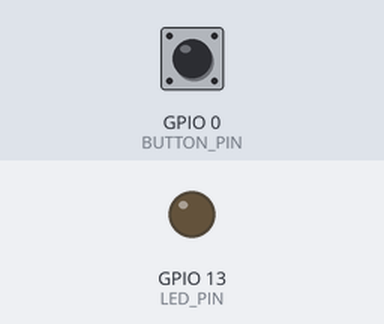
Simulated run of this sketch. Board: ESP32-S2. Shown: output pins drawn as LEDs (lit = HIGH). The inputs (shaded band) are chosen by the test bench; at power-on: GPIO 0 (BUTTON_PIN) HIGH. WiFi joins after 1.5 s; servers stay silent unless stated; uploads are accepted with an empty reply; what the sketch prints to the serial monitor is not drawn.

Above: at 2.7 s.
2.8 s: GPIO 0 (BUTTON_PIN) pulled LOW for 0.15 s
At 3.9 s:
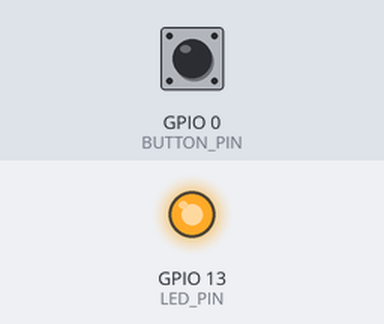
5.7 s: GPIO 0 (BUTTON_PIN) pulled LOW for 1 s
At 8.5 s:
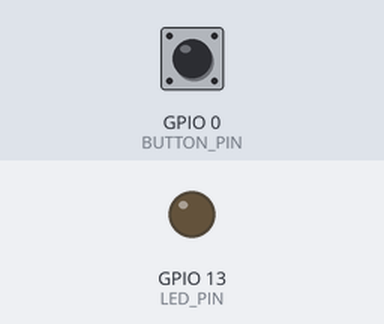
9.4 s: GPIO 0 (BUTTON_PIN) pulled LOW for 3.2 s
At 13.3 s:
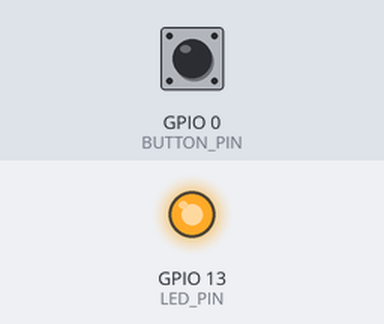
Timing chart, 0 to 15.4 s (numbered marks = the images above; inputs shaded):
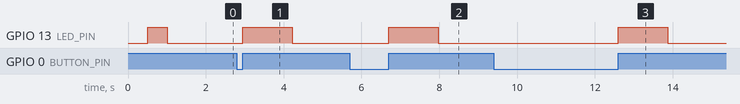

The sketch:

sparkfun_esp32-S2_http-request.ino
```cpp
#include <WiFi.h>

// WiFi network name and password:
const char * networkName = "FREE_PUBLIC_WIFI";
const char * networkPswd = "justkidding!1602C";

// Internet domain to request from:
const char * hostDomain = "example.com";
const int hostPort = 80;

const int BUTTON_PIN = 0;
const int LED_PIN = 13;

void setup()
{
  // Initilize hardware:
  Serial.begin(115200);
  pinMode(BUTTON_PIN, INPUT_PULLUP);
  pinMode(LED_PIN, OUTPUT);

  // Connect to the WiFi network (see function below loop)
  connectToWiFi(networkName, networkPswd);

  digitalWrite(LED_PIN, LOW); // LED off
  Serial.print("Press button 0 to connect to ");
  Serial.println(hostDomain);
}

void loop()
{
  if (digitalRead(BUTTON_PIN) == LOW)
  { // Check if button has been pressed
    while (digitalRead(BUTTON_PIN) == LOW)
      ; // Wait for button to be released

    digitalWrite(LED_PIN, HIGH); // Turn on LED
    requestURL(hostDomain, hostPort); // Connect to server
    digitalWrite(LED_PIN, LOW); // Turn off LED
  }
}

void connectToWiFi(const char * ssid, const char * pwd)
{
  int ledState = 0;

  printLine();
  Serial.println("Connecting to WiFi network: " + String(ssid));

  WiFi.begin(ssid, pwd);

  while (WiFi.status() != WL_CONNECTED)
  {
    // Blink LED while we're connecting:
    digitalWrite(LED_PIN, ledState);
    ledState = (ledState + 1) % 2; // Flip ledState
    delay(500);
    Serial.print(".");
  }

  Serial.println();
  Serial.println("WiFi connected!");
  Serial.print("IP address: ");
  Serial.println(WiFi.localIP());
}

void requestURL(const char * host, uint8_t port)
{
  printLine();
  Serial.println("Connecting to domain: " + String(host));

  // Use WiFiClient class to create TCP connections
  WiFiClient client;
  if (!client.connect(host, port))
  {
    Serial.println("connection failed");
    return;
  }
  Serial.println("Connected!");
  printLine();

  // This will send the request to the server
  client.print((String)"GET / HTTP/1.1\r\n" +
               "Host: " + String(host) + "\r\n" +
               "Connection: close\r\n\r\n");
  unsigned long timeout = millis();
  while (client.available() == 0)
  {
    if (millis() - timeout > 5000)
    {
      Serial.println(">>> Client Timeout !");
      client.stop();
      return;
    }
  }

  // Read all the lines of the reply from server and print them to Serial
  while (client.available())
  {
    String line = client.readStringUntil('\r');
    Serial.print(line);
  }

  Serial.println();
  Serial.println("closing connection");
  client.stop();
}

void printLine()
{
  Serial.println();
  for (int i=0; i<30; i++)
    Serial.print("-");
  Serial.println();
}
```

Measured:
- after the input at 2.8 s, GPIO 13 (LED_PIN): LOW → HIGH after 0.15 s, → LOW 1.3 s later
- after the input at 5.7 s, GPIO 13 (LED_PIN): LOW → HIGH after 1.0 s, → LOW 1.3 s later
- after the input at 9.4 s, GPIO 13 (LED_PIN): LOW → HIGH after 3.2 s, → LOW 1.3 s later
